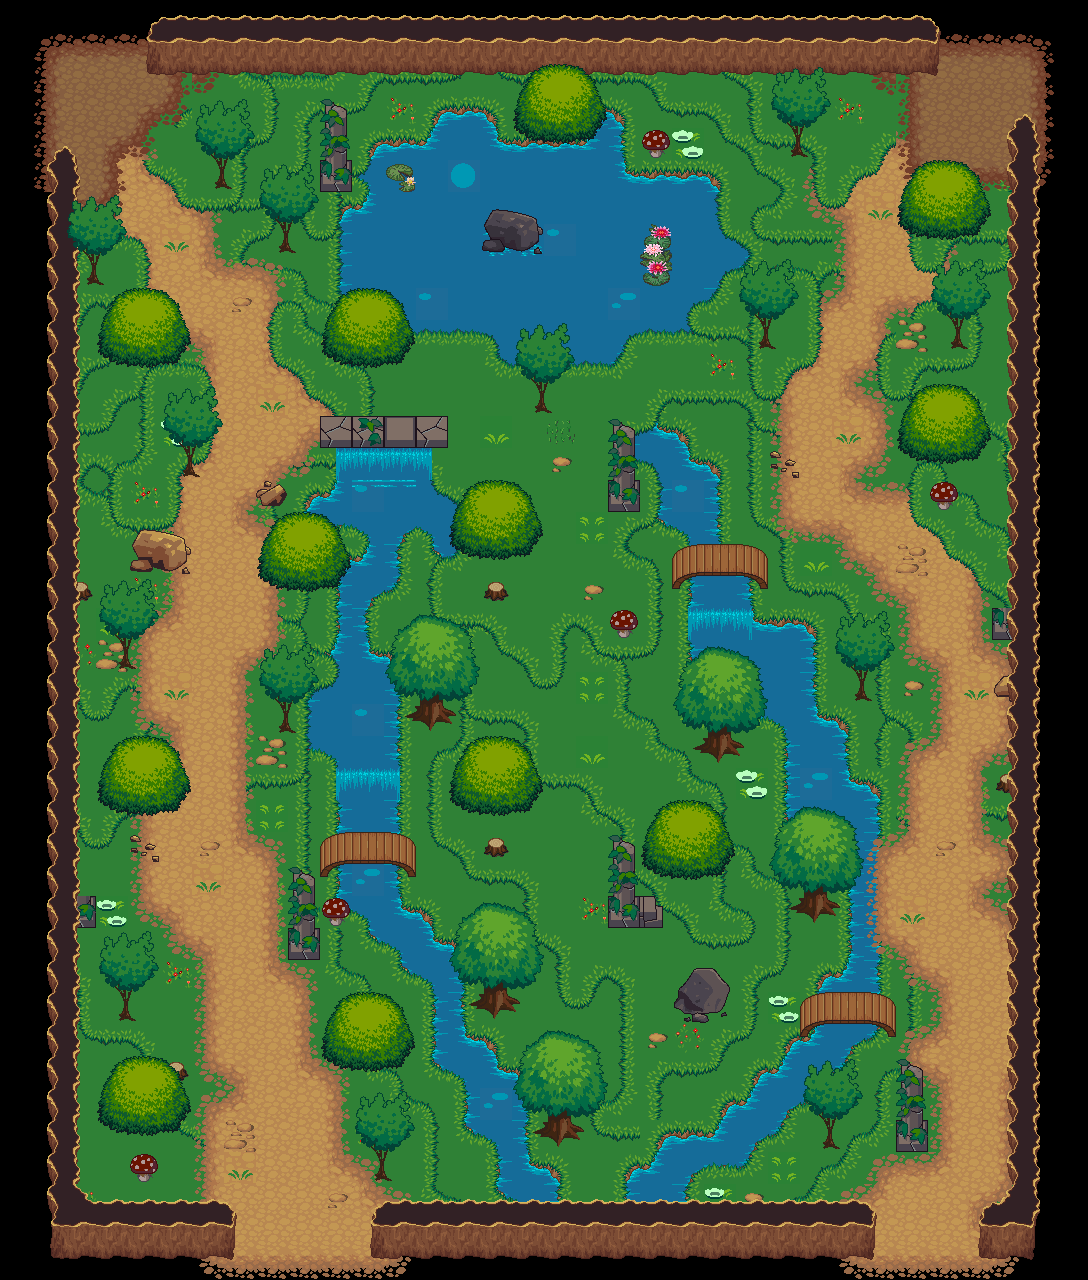

This game map was drawn from its Tiled (.tmx) file and the tilesets committed beside it. A one-line description and the trimmed map source follow:
An orthogonal 34x40 tile map with 32x32 px tiles, 10 tile layers (background, ground layer0, ground layer1, waterfall, ...) and 148 objects.

<map version="1.5" tiledversion="1.6.0" orientation="orthogonal" renderorder="right-down" width="34" height="40" tilewidth="32" tileheight="32" infinite="0" nextlayerid="21" nextobjectid="157">
 <tileset firstgid="1" source="klipartz.com.tsx" />
 <layer id="7" name="background" width="34" height="40">
  <data>[1360 cells, 1080 non-empty, 1 distinct tile ids]</data>
 </layer>
 <layer id="13" name="ground layer0" width="34" height="40">
  <data>[1360 cells, 303 non-empty, 14 distinct tile ids]</data>
 </layer>
 <layer id="8" name="ground layer1" width="34" height="40">
  <data>[1360 cells, 587 non-empty, 27 distinct tile ids]</data>
 </layer>
 <layer id="9" name="waterfall" width="34" height="40">
  <data>[1360 cells, 387 non-empty, 16 distinct tile ids]</data>
 </layer>
 <layer id="10" name="ground layer2" width="34" height="40">
  <data>[1360 cells, 216 non-empty, 19 distinct tile ids]</data>
 </layer>
 <layer id="11" name="ground layer3" width="34" height="40">
  <data>[1360 cells, 400 non-empty, 27 distinct tile ids]</data>
 </layer>
 <layer id="12" name="ground layer4" width="34" height="40">
  <data>[1360 cells, 222 non-empty, 37 distinct tile ids]</data>
 </layer>
 <layer id="15" name="grass details" width="34" height="40">
  <data>[1360 cells, 156 non-empty, 39 distinct tile ids]</data>
 </layer>
 <layer id="18" name="walls" width="34" height="40">
  <data>[1360 cells, 293 non-empty, 13 distinct tile ids]</data>
 </layer>
 <objectgroup id="16" name="exits">
  <object id="1" x="65" y="59.6666" width="49" height="47.6667" />
  <object id="2" x="939.333" y="66.1667" width="71.3333" height="19.3333" />
  <object id="3" x="908" y="1188.33" width="86.6667" height="18.6667" />
  <object id="4" x="246.5" y="1188.67" width="115.333" height="20.6667" />
 </objectgroup>
 <objectgroup id="17" name="collisions">
  <object id="6" x="219" y="166" width="5.75" height="22" />
  <object id="7" x="282.25" y="228.5" width="7.25" height="20.75" />
  <object id="8" x="320" y="159.5" width="32.75" height="33" />
  <object id="9" x="91" y="262.75" width="5.25" height="21" />
  <object id="10" x="116.583" y="304.667" width="51.5" height="48.75" />
  <object id="11" x="187.583" y="452.167" width="6.75" height="20.75" />
  <object id="13" x="122.667" y="638" width="7.25" height="28" />
  <object id="14" x="72.75" y="584.75" width="14.5" height="13" />
  <object id="15" x="139" y="536.75" width="44.25" height="31.25" />
  <object id="16" x="266.727" y="488.545" width="16" height="17.2727" />
  <object id="17" x="343.5" y="308" width="52.5" height="51.5" />
  <object id="18" x="532.5" y="83" width="52.5" height="51.5" />
  <object id="19" x="651.5" y="138" width="9" height="20" />
  <object id="20" x="341.5" y="211.5" width="22" height="110" />
  <object id="21" x="379" y="331.5" width="127" height="22.5" />
  <object id="23" x="493" y="356" width="79.5" height="14.5" />
  <object id="24" x="537" y="384.5" width="10" height="27" />
  <object id="25" x="530" y="348.5" width="21.5" height="38.5" />
  <object id="26" x="530" y="343.5" width="84" height="21.5" />
  <object id="27" x="601.5" y="317.5" width="21" height="41" />
  <object id="28" x="592" y="316.5" width="91.5" height="14.5" />
  <object id="29" x="668.333" y="298.333" width="20" height="28.3333" />
  <object id="30" x="678.667" y="276.333" width="33.6667" height="22.3333" />
  <object id="31" x="696.333" y="242.333" width="44.6667" height="24.6667" />
  <object id="32" x="704.333" y="260.667" width="18" height="20.6667" />
  <object id="33" x="689.333" y="177.333" width="29" height="66.3333" />
  <object id="34" x="626" y="174" width="66.6667" height="27" />
  <object id="35" x="591" y="108.5" width="33" height="76.5" />
  <object id="36" x="497.5" y="140" width="102" height="21.5" />
  <object id="37" x="440" y="112.5" width="57.5" height="55.5" />
  <object id="38" x="372.5" y="144.5" width="80" height="26" />
  <object id="39" x="369" y="168" width="20.5" height="55.5" />
  <object id="40" x="359.5" y="207.5" width="16" height="23" />
  <object id="41" x="762.667" y="324.667" width="8" height="23.3333" />
  <object id="42" x="795" y="134.333" width="5.66667" height="19" />
  <object id="43" x="921.667" y="180.333" width="51.3333" height="43.3333" />
  <object id="44" x="953" y="325.667" width="8.33333" height="20.3333" />
  <object id="45" x="911.333" y="415.667" width="32.6667" height="24.3333" />
  <object id="46" x="921" y="411.334" width="50" height="46" />
  <object id="47" x="938" y="490.667" width="10.6667" height="19.3333" />
  <object id="48" x="992.667" y="609" width="31" height="31.3333" />
  <object id="49" x="858.333" y="676.333" width="7.66667" height="22.6667" />
  <object id="50" x="706.333" y="718.333" width="24.3333" height="35" />
  <object id="51" x="804" y="881" width="23.3333" height="33.6667" />
  <object id="52" x="662.333" y="821" width="49.3333" height="49.6667" />
  <object id="53" x="608" y="895.667" width="56.3333" height="33.6667" />
  <object id="54" x="685" y="976" width="39" height="35.6667" />
  <object id="55" x="678.333" y="988.333" width="10" height="21.6667" />
  <object id="56" x="693" y="968.667" width="24" height="10.6667" />
  <object id="57" x="826.333" y="1120.33" width="8.66667" height="25.3333" />
  <object id="58" x="895" y="1119.67" width="33.3333" height="33" />
  <object id="59" x="838.667" y="1189.33" width="14.6667" height="19.6667" />
  <object id="60" x="1000" y="1033.67" width="18.6667" height="14" />
  <object id="61" x="1001" y="777.333" width="15.6667" height="13.6667" />
  <object id="62" x="998" y="678.667" width="21.3333" height="20.3333" />
  <object id="63" x="1004" y="136.667" width="13.3333" height="18" />
  <object id="64" x="608" y="479.667" width="31.6667" height="32.3333" />
  <object id="65" x="470.667" y="498.333" width="57" height="58.3333" />
  <object id="66" x="320.333" y="416.667" width="125.5" height="30.6667" />
  <object id="67" x="274.333" y="532.333" width="62.3333" height="50" />
  <object id="68" x="418.667" y="691.333" width="26.3333" height="31" />
  <object id="69" x="281" y="704.667" width="8.33333" height="27.3333" />
  <object id="70" x="468" y="757" width="61.3333" height="49" />
  <object id="71" x="489.333" y="842" width="14.3333" height="13" />
  <object id="72" x="288" y="929.333" width="31" height="30.6667" />
  <object id="73" x="483.333" y="979" width="22.6667" height="31" />
  <object id="74" x="336.667" y="1012" width="64" height="53.3333" />
  <object id="75" x="547" y="1101.33" width="24" height="35.3333" />
  <object id="76" x="378" y="1154.67" width="9.33333" height="24.6667" />
  <object id="78" x="136" y="1160.67" width="15.6667" height="21" />
  <object id="79" x="170" y="1065.33" width="14" height="12.3333" />
  <object id="80" x="112" y="1070.67" width="62.3333" height="55" />
  <object id="81" x="120.333" y="996.333" width="11" height="22.3333" />
  <object id="82" x="64.75" y="895.25" width="32.5" height="33" />
  <object id="83" x="118.5" y="748.833" width="53" height="56.5" />
  <object id="84" x="489.5" y="584" width="15.5" height="15" />
  <object id="85" x="320" y="896" height="32" />
  <object id="86" x="328.5" y="904.5" width="15" height="20.5" />
  <object id="87" x="614" y="614.5" width="16.5" height="21" />
  <object id="88" x="336" y="448.667" width="96.6667" height="35.3333" />
  <object id="89" x="306.667" y="496" width="147.333" height="25.3333" />
  <object id="90" x="423.333" y="512" width="34.6667" height="46" />
  <object id="91" x="364" y="524" width="32.6667" height="64.6667" />
  </objectgroup>
 <objectgroup id="20" name="enemies">
  <!-- 8 objects omitted --></objectgroup>
 <objectgroup id="19" name="itemSpawnPoint">
  <!-- 7 objects omitted --></objectgroup>
 <layer id="14" name="foreground" width="34" height="40">
  <data>[1360 cells, 187 non-empty, 25 distinct tile ids]</data>
 </layer>
</map>
<!-- 61 of 148 objects omitted -->
